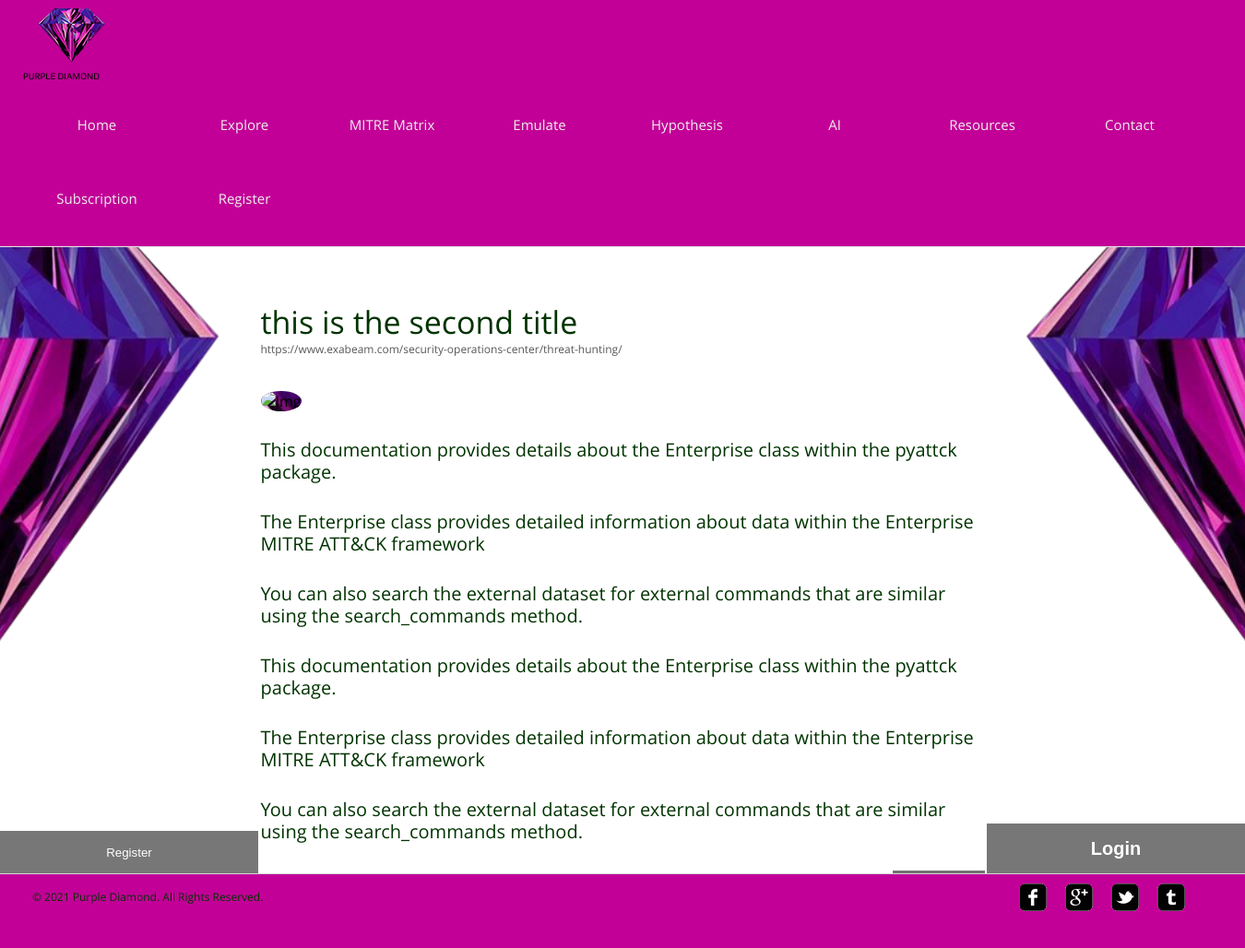
The page /temp/2/ on the database its author committed.
### temp/models.py (models this page shows, shortened)
class blog(models.Model):
    topic = models.CharField(max_length=1024)
    content = models.TextField()
    reference = models.CharField(max_length=128)
    img = models.ImageField()
    month = models.IntegerField()
    year = models.IntegerField()
    totalread = models.IntegerField()

### temp/views.py (the view)
# urls.py: path("<int:pk>/", views.post_detail, name="post_detail"),
def post_detail(request, pk):
    flag = False
    if not request.user.is_authenticated:
        flag = True
    content = blog.objects.get(pk=pk)
    content.totalread = content.totalread + 1
    content.save()
    return render(request, "temp/post.html", {
        "flag": flag,
        "content": content
    })

### temp/templates/temp/post.html
{% extends "temp/layout.html" %}
{% load static %}
{% block body %}
	<div id="contents">
		<div class="post">
			<h1>{{ content.topic}}<span class="author">{{ content.reference }}</span></h1>
			<img id="postpic" src="{% static 'temp/images/{{content.img.url}}' %}" alt="Img">
			<p>
				{{ content.content | linebreaks }}
			</p>
			<span><a href="{% url 'temp:news' %}" class="more">Back to News</a></span>
		</div>
	</div>
{% endblock %}

### temp/static/temp/style.css (style rules this page uses)
body { background: url("images/backdoubleside.png") no-repeat center center fixed; -webkit-background-size: cover; -moz-background-size: cover; -o-background-size: cover; background-size: cover; border-radius: 50%; font-family: 'OpenSans'; margin: 0; }
img { background: url("images/backmain.jpg") no-repeat center center fixed; -webkit-background-size: cover; -moz-background-size: cover; -o-background-size: cover; background-size: cover; border-radius: 50%; border: 0; }
.clearfix:after, #contents:after { clear:both; content:""; display:block; height:1%; line-height:0; visibility:hidden; }
#contents { min-height: 510px; width: 880px; margin: 0 auto; padding: 54px 40px; }
h1 { color: #003300; font-size: 34px; font-weight: normal; line-height: 30px; margin: 0 0 30px; }
p { color: #003300; font-size: 20px; line-height: 24px; margin: 0 0 30px; }
.author { color: #585858; display: block; font-size: 12px; }
.more { background-color: #727272; color: #fff; display: inline-block; font-size: 14px; line-height: 30px; width: 100px; text-align: center; text-decoration: none; }
.news li > p span, .post > span { display: block; text-align: right; }
.post { width: 785px; margin: 0 auto; }
.post h1 { padding-top: 12px; }

### rows shown on the page
blog: topic "this is the second title", reference "https://www.exabeam.com/security-operations-center/threat-hunting/", content "This documentation provides details about the Enterprise class within the pyattck package. The Enterprise class provides detailed information about data within the Enterprise MITRE ATT&CK framework You can also search the external dataset for external commands that are similar using the search_commands method. This documentation provides details about the Enterprise class within the pyattck package. The Enterprise class provides detailed information about data within the Enterprise MITRE ATT&CK framework You can also search the external dataset for external commands that are similar using the search_commands method."
